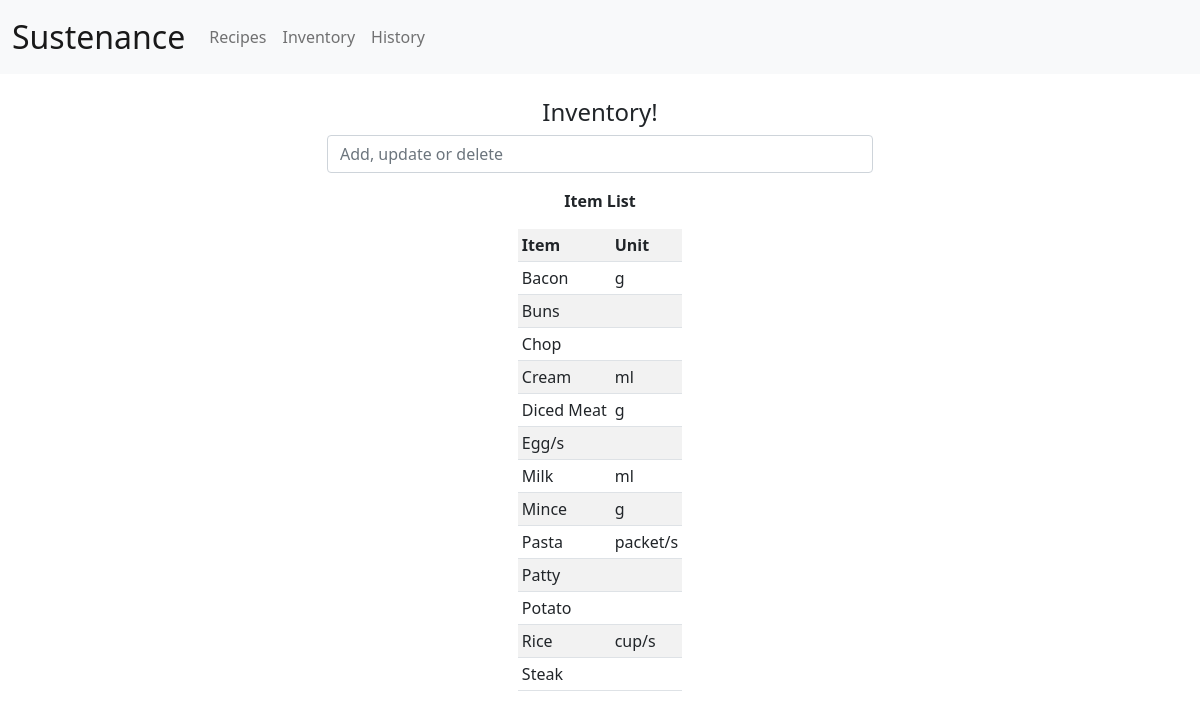
Page /inventory on the committed database.
### application.py (models this page shows, shortened)
class Inventory(db.Model):
    id = db.Column(db.Integer, primary_key=True)
    item = db.Column(db.Text, unique=True, nullable=False)
    unit = db.Column(db.Text)
    ingredient_id = db.relationship("Ingredient", backref="ingredient", lazy=True)

### application.py (the view)
@app.route("/inventory", methods=["GET", "POST"])
def inventory():
    items = Inventory.query.order_by(Inventory.item).all()
    if request.method == "POST":
        selection = request.form.get("item_selection")
        if not selection:
            flash("Failed, please ensure you select something!", "alert-danger")
            return redirect("/inventory")
        if selection.lower() == "add":
            return render_template("add_item.html", items=items)
        if selection.lower() != "add":
            return render_template("delete_item.html", items=items, selection=selection)
    else:
        return render_template("inventory.html", items=items)

### templates/inventory.html (shortened to what this page needs)
{% extends "layout.html" %}
{% block main %}
    <div>
        <h4>Inventory!</h4>
        <form id="item_form" action="/inventory" method="post">
        <div class="form-group pb-3">
            <input class="form-control" list="datalistOptions" name="item_selection" {% block inventory_value %}{% endblock %} onfocus="this.value=''" onchange="itemList(this.value)" placeholder="Add, update or delete" autocomplete="off">
        </div>
        </form>
    </div>
    <div>
        <p><strong>Item List</strong></p>
        <table class="table table-striped table-hover table-sm">
            <tr>
                <th>Item</th>
                <th>Unit</th>
            </tr>
            {% for item in items %}
            <tr>
                <td>{{ item.item }}</td>
                <td>{{ item.unit }}</td>
            </tr>
            {% endfor %}
        </table>
    </div>
{% endblock %}

### templates/layout.html (shortened to what this page needs)
<!DOCTYPE html>
<html lang="en">
    <head>
        <link href="https://cdn.jsdelivr.net/npm/bootstrap@5.1.1/dist/css/bootstrap.min.css" rel="stylesheet">
        <link href="/static/styles.css" rel="stylesheet">
    </head>
    <body>
        <nav class="navbar navbar-expand-lg navbar-light bg-light">
          <div class="container-fluid">
            <a class="navbar-brand" href="/">Sustenance</a>
            <div class="collapse navbar-collapse" id="navbarNavAltMarkup">
              <div class="navbar-nav">
                <a class="nav-link" href="/recipes">Recipes</a>
                <a class="nav-link" href="/inventory">Inventory</a>
                <a class="nav-link" href="/history">History</a>
              </div>
            </div>
          </div>
        </nav>
        {% with messages = get_flashed_messages(with_categories=true) %}
        <head>
        </head>
        {% endwith %}
        <main class="container p-4">
            {% block main %}{% endblock %}
        </main>
    </body>
</html>

### static/styles.css (style rules this page uses)
.navbar-brand { font-size: xx-large; }
main .form-control { display: inline-block; width: 50%; }
main { overflow-x: auto; text-align: center; }
main .table { margin: auto; text-align: left; width: auto; }

### rows in the picture
Inventory: item "Bacon", unit "g"
Inventory: item "Buns"
Inventory: item "Chop"
Inventory: item "Cream", unit "ml"
Inventory: item "Diced Meat", unit "g"
Inventory: item "Egg/s"
Inventory: item "Milk", unit "ml"
Inventory: item "Mince", unit "g"
Inventory: item "Pasta", unit "packet/s"
Inventory: item "Patty"
Inventory: item "Potato"
Inventory: item "Rice", unit "cup/s"
Inventory: item "Steak"
